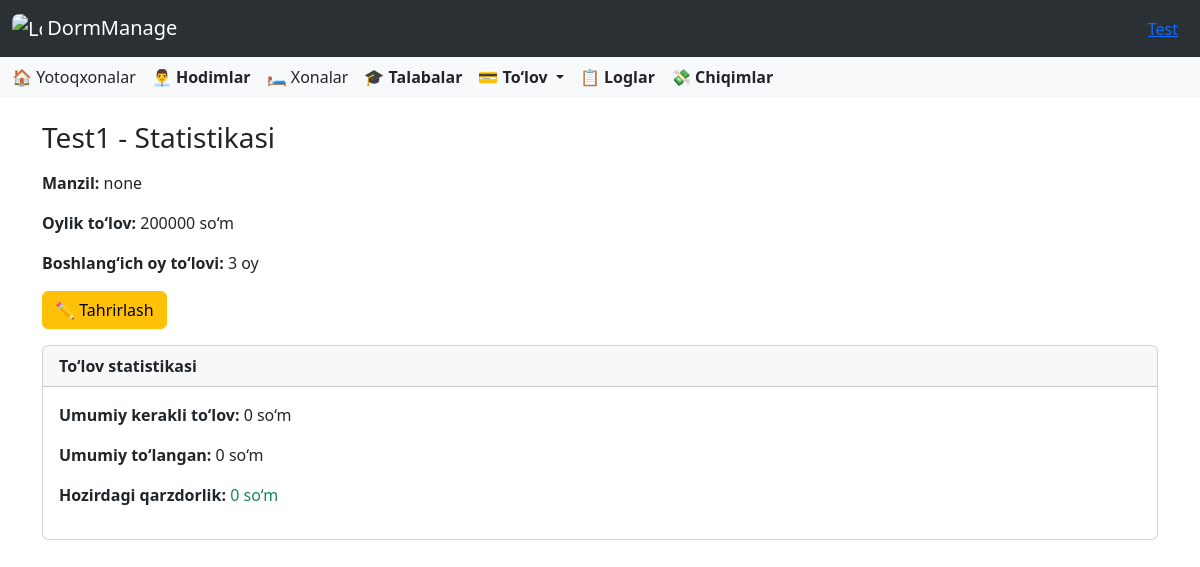
/dormitory/1/ (signed in), run on the app's committed database.
### accounts/models.py (models this page shows, shortened)
class CustomUser(AbstractUser):
    ROLE_CHOICES = [
        ('director', 'Direktor'),
        ('employee', 'Xodim'),
    ]
    role = models.CharField(
        max_length=10,
        choices=ROLE_CHOICES,
        default='other',
        verbose_name='Lavozim'
    )
    work_start = models.TimeField(
        verbose_name='Ish boshlanish vaqti',
        null=True,
        blank=True
    )
    work_end = models.TimeField(
        verbose_name='Ish tugash vaqti',
        null=True,
        blank=True
    )
    phone_number = models.CharField(
        max_length=20,
        blank=True,
        verbose_name='Telefon raqami'
    )
    hire_date = models.CharField(
        max_length=10,
        null=True,
        blank=True,
        verbose_name='Ishga qabul qilingan sana'
    )
    photo = models.ImageField(
        upload_to=staff_photo_upload_path,
        blank=False,
        null=False,
        verbose_name='Hodim surati'
    )
    salary = models.PositiveIntegerField(
        verbose_name='Maosh',
        null=True,
        blank=True,
        help_text="Hodimning maoshi (so'mda)"
    )
    is_in_dormitory = models.BooleanField(default=False)

### dormitory/models.py (models this page shows, shortened)
class Dormitory(models.Model):
    director = models.ForeignKey(Director, on_delete=models.CASCADE, related_name='dormitories')
    name = models.CharField(max_length=300, blank=False)
    address = models.CharField(max_length=300, blank=False)
    monthly_payment = models.PositiveIntegerField(default=0, verbose_name="Oylik to‘lov miqdori (so'm)")
    default_monthly_payment = models.PositiveIntegerField(
        default=1,
        help_text="Shartnomaga asosan boshlang‘ich oylik to‘lov (so‘mda)"
    )
    last_update_time = models.DateTimeField(blank=True, null=True)

### dormitory/views.py (the view, shortened to what this page needs)
# urls.py: path('<int:pk>/', DormitoryDetailView.as_view(), name='dormitory_detail'),
class DormitoryDetailView(LoginRequiredMixin, DirectorOnlyMixin, DetailView):
    model = Dormitory
    template_name = 'dormitory/dormitory_detail.html'
    context_object_name = 'dorm'
    def get_context_data(self, **kwargs):
        context = super().get_context_data(**kwargs)
        dorm = self.get_object()
        students = Student.objects.filter(dormitory=dorm)
        total_required = 0
        total_paid = 0
        total_debt = 0
        from datetime import date
        from dateutil.relativedelta import relativedelta
        today = date.today()
        context["total_required"] = round(total_required, 2)
        context["total_paid"] = round(total_paid, 2)
        context["total_debt"] = round(total_debt, 2)
        return context

### dormitory/views.py (called while the page is built)
    def test_func(self):
        return hasattr(self.request.user, 'director')

### templates/dormitory/dormitory_detail.html
{% extends 'base.html' %}
{% block content %}
<div class="container mt-4">
    <h3 class="mb-3">{{ dorm.name }} - Statistikasi</h3>
    <div class="mb-3">
        <p><strong>Manzil:</strong> {{ dorm.address }}</p>
        <p><strong>Oylik to‘lov:</strong> {{ dorm.monthly_payment }} so‘m</p>
        <p><strong>Boshlang‘ich oy to‘lovi:</strong> {{ dorm.default_monthly_payment }} oy</p>
    </div>
    <a href="{% url 'dormitory_edit' dorm.pk %}" class="btn btn-warning mb-3">✏️ Tahrirlash</a>
    <div class="card">
        <div class="card-header"><strong>To‘lov statistikasi</strong></div>
        <div class="card-body">
            <p><strong>Umumiy kerakli to‘lov:</strong> {{ total_required|floatformat:0 }} so‘m</p>
            <p><strong>Umumiy to‘langan:</strong> {{ total_paid|floatformat:0 }} so‘m</p>
            <p><strong>Hozirdagi qarzdorlik:</strong>
                {% if total_debt > 0 %}
                <span class="text-danger">{{ total_debt|floatformat:0 }} so‘m</span>
                {% else %}
                <span class="text-success">0 so‘m</span>
                {% endif %}
            </p>
        </div>
    </div>
</div>
{% endblock %}

### templates/base.html (shortened to what this page needs)
<!DOCTYPE html>
<html lang="en">
<head>
    <link href="https://cdn.jsdelivr.net/npm/bootstrap@5.3.5/dist/css/bootstrap.min.css" rel="stylesheet">
    <link rel="stylesheet" href="https://cdnjs.cloudflare.com/ajax/libs/font-awesome/6.0.0/css/all.min.css">
    <link rel="stylesheet" href="https://cdn.jsdelivr.net/npm/bootstrap-icons@1.10.5/font/bootstrap-icons.css">
    <link href="https://cdn.jsdelivr.net/npm/select2@4.1.0-rc.0/dist/css/select2.min.css" rel="stylesheet" />
</head>
<body>
<nav class="navbar bg-body-tertiary" data-bs-theme="dark">
  <div class="container-fluid">
    <a class="navbar-brand" href="{% url 'dashboard' %}">
      <img src="/media/images/icon.png" alt="Logo" style="width:30px; height:30px; border-radius:7px" class="d-inline-block align-text-top">
      DormManage
    </a>
    <div class="ms-auto" style="margin: 0 10px;">
      <a href="#" class="text-primary text-decoration-underline" data-bs-toggle="modal" data-bs-target="#userInfoModal">
        {{ user.first_name }}
      </a>
    </div>
  </div>
</nav>
<nav class="navbar bg-body-tertiary">
  <div class="container-fluid">
    <div class="d-none d-lg-flex gap-3 align-items-center">
  {% if user.role == 'director' %}
  <a class="nav-link" href="{% url 'dormitories' %}">🏠 Yotoqxonalar</a>
  <a class="nav-link" href="{% url 'employees' %}"><strong>👨‍💼 Hodimlar</strong></a>
  {% endif %}
  <a class="nav-link" href="{% url 'rooms' %}">🛏️ Xonalar</a>
  <a class="nav-link" href="{% url 'students' %}"><strong>🎓 Talabalar</strong></a>
  <div class="nav-item dropdown">
    <a class="nav-link dropdown-toggle" href="#" role="button" data-bs-toggle="dropdown" aria-expanded="false">
      <strong>💳 To‘lov</strong>
    </a>
  </div>
  <a class="nav-link" href="{% url 'logs' %}"><strong>📋 Loglar</strong></a>
  <a class="nav-link" href="{% url 'expense_list' %}"><strong>💸 Chiqimlar</strong></a>
</div>
  </div>
</nav>
{% block content %}
{% endblock %}
</body>
</html>

### data on the page
CustomUser: first_name "Test"
Dormitory: name "Test1", address "none", monthly_payment "200000", default_monthly_payment "3"

### other printed values
{{ total_required|floatformat:0 }} "0"
{{ total_paid|floatformat:0 }} "0"
